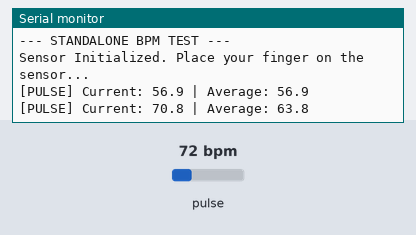
This sketch was run on a simulated ESP32. On the bench: the last lines printed to the serial monitor. The test bench sets the inputs (shaded band); at power-on: pulse 72 bpm.

Above: at 2.2 s.
2.3 s: pulse set to 42 bpm
At 3.7 s:
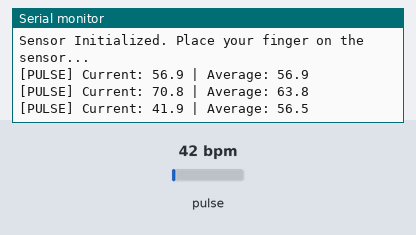
3.8 s: pulse set to 70 bpm
At 4.9 s:
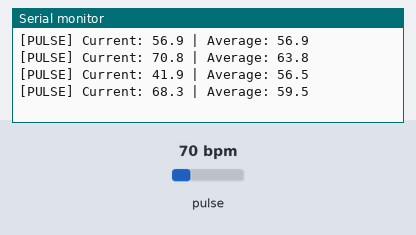
Timing chart, 0 to 6.8 s (numbered marks = the images above; inputs shaded):
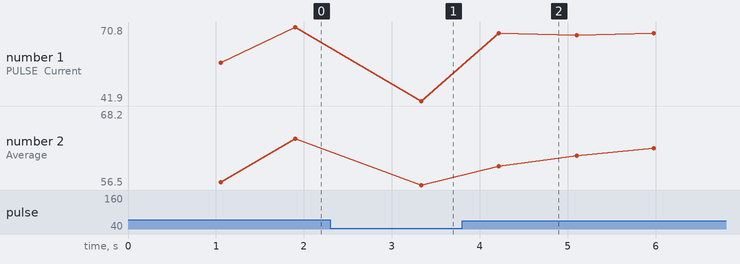

The sketch:

pulse_bpm_only.ino
```cpp
/*
 * Standalone MAX30102 BPM Calculation
 * Optimized for ESP32
 *
 * Pins used:
 * SDA: 18
 * SCL: 19
 */

#include <Wire.h>
#include "MAX30105.h"
#include "heartRate.h"

// Sensor configuration
MAX30105 sensor;
const int SDA_PIN = 18;
const int SCL_PIN = 19;

// BPM Calculation variables
const int AVG_SAMPLES = 8;
float bpmBuffer[AVG_SAMPLES];
int bufferIndex = 0;
int samplesCount = 0;
unsigned long lastBeatTime = 0;

float getAverageBpm() {
  if (samplesCount == 0) return 0;
  float sum = 0;
  for (int i = 0; i < samplesCount; i++) sum += bpmBuffer[i];
  return sum / samplesCount;
}

void setup() {
  Serial.begin(115200);
  delay(1000);
  Serial.println("\n--- STANDALONE BPM TEST ---");

  Wire.begin(SDA_PIN, SCL_PIN);
  Wire.setClock(400000);

  if (!sensor.begin(Wire, I2C_SPEED_FAST)) {
    Serial.println("MAX30102 not found! Check connections.");
    while (1) delay(100);
  }

  // Configuration from production code
  sensor.setup(0xFF, 8, 2, 200, 411, 16384);
  sensor.setPulseAmplitudeIR(0xFF);
  sensor.setPulseAmplitudeRed(0x4F);

  Serial.println("Sensor Initialized. Place your finger on the sensor...");
}

void loop() {
  sensor.check();

  while (sensor.available()) {
    long irValue = sensor.getIR();
    sensor.nextSample();

    // Check if a finger is detected
    if (irValue < 20000) {
      Serial.println("[STATUS] No finger detected");
      samplesCount = 0;
      bufferIndex = 0;
      continue;
    }

    // Heart beat detection
    if (checkForBeat(irValue)) {
      unsigned long now = millis();
      unsigned long delta = now - lastBeatTime;
      lastBeatTime = now;

      // Calculate BPM if interval is realistic (30-200 BPM)
      if (delta > 300 && delta < 2000) {
        float currentBpm = 60.0 / (delta / 1000.0);

        // Add to averaging buffer
        bpmBuffer[bufferIndex] = currentBpm;
        bufferIndex = (bufferIndex + 1) % AVG_SAMPLES;
        if (samplesCount < AVG_SAMPLES) samplesCount++;

        Serial.printf("[PULSE] Current: %.1f | Average: %.1f\n", currentBpm, getAverageBpm());
      }
    }
  }

  delay(10);
}
```

Measured:
- after the input at 2.3 s, the serial monitor: prints a new line after 1.0 s (image 1)
- after the input at 3.8 s, the serial monitor: prints a new line after 0.41 s (image 2)
- plotted number 1: 70.8 → 41.9 after the input at 2.3 s, 41.9 → 68.3 after the input at 3.8 s
- plotted number 2: 63.8 → 56.5 after the input at 2.3 s, 56.5 → 68.2 after the input at 3.8 s
